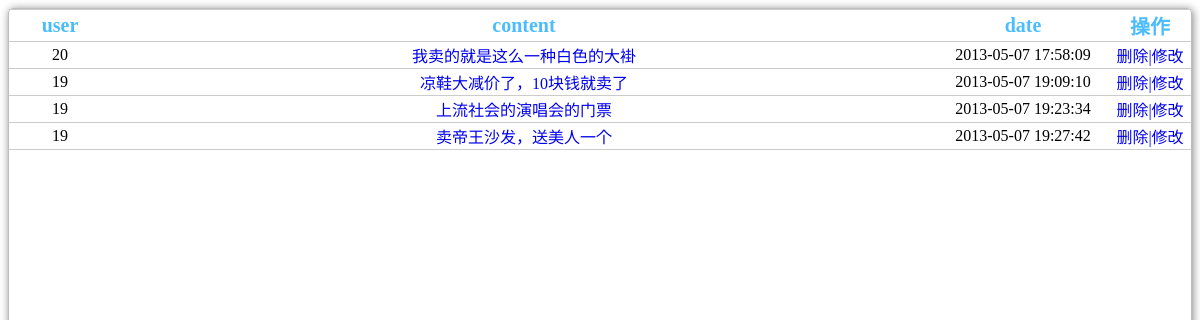
The app's page /edian/index.php/bg/home/artlist, older data.
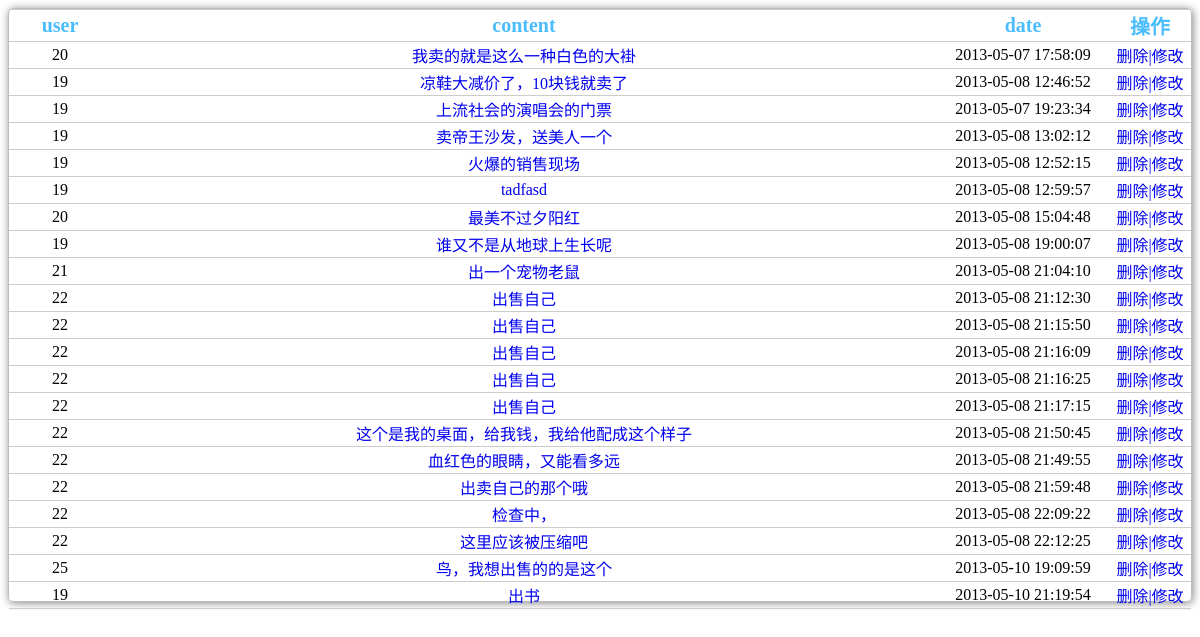
The same page, newer data.
### tables this page shows
CREATE TABLE `art` (
  `art_id` int(11) NOT NULL AUTO_INCREMENT,
  `title` varchar(150) DEFAULT NULL,
  `content` text NOT NULL,
  `part_id` int(3) DEFAULT NULL,
  `time` datetime DEFAULT NULL,
  `author_id` int(11) DEFAULT NULL,
  `value` int(11) NOT NULL DEFAULT '0',
  `visitor_num` smallint(5) unsigned NOT NULL DEFAULT '0',
  `comment_num` smallint(5) unsigned NOT NULL DEFAULT '0',
  `new` tinyint(4) NOT NULL DEFAULT '0',
  `commer` int(10) unsigned NOT NULL DEFAULT '0',
  `price` mediumint(8) unsigned DEFAULT NULL,
  `img` char(25) NOT NULL DEFAULT 'edianlogo.jpg',
  PRIMARY KEY (`art_id`),
  KEY `art_title` (`title`),
  KEY `user_id` (`author_id`),
  KEY `value` (`value`),
  KEY `author_id` (`author_id`),
  KEY `title` (`title`),
  KEY `price` (`price`)
);

### edian/application/controllers/bg/home.php (called while the page is built, shortened)
<?php
		class Home extends Ci_Controller{
				function __construct()				{
						$this->load->model("bghome");
				}
				function artlist(){
						$data['title']="文章列表";
						$data['allart']=$this->bghome->artlist_all();
						$this->load->view("m-bg-artlist2",$data);
				}
		}
?>

### edian/index.php (called while the page is built, shortened)
<?php
require_once BASEPATH.'core/CodeIgniter.php';

### edian/application/models/bghome.php (called while the page is built, shortened)
<?php
class Bghome extends Ci_Model{
		function artlist_all(){
				$res=$this->db->query("select time,author_id,title,art_id from art ");
				return $res->result();
		}
}
?>

### edian/application/views/m-bg-artlist2.php (the view, shortened to what this page needs)
<!doctype html>
<html>
	<head>
		<link rel="stylesheet" type="text/css" href="<?=base_url("common_content.css")?>">
	</head>
	<body>
				<table cellspacing="0" class="mail-box">
						<tr>
							<th class="user">user</th>
							<th class="tm">content</th>
							<th class="date">date</th>
							<th class="action">操作</th>
						</tr>
					<?php foreach($allart as $temp):?>
						<tr>
								<td class="user"><?php echo $temp->author_id?></td>
								<td class="tm"><a href="<?=site_url("bg/home/artshow/$temp->art_id")?>"><?php echo $temp->title?></a></td>
							  <td class="date"><?php echo $temp->time ?></td>
								<td class="action"><a href="<?=site_url("bg/home/artdelete/$temp->art_id")?>">删除</a><a href="<?=site_url("bg/home/artchange/$temp->art_id")?>">|修改</a></td>
					</tr>
				<?php endforeach?>
				</table>
	</body>
</html>

Row changes from the older to the newer data that the page shows:
changed art "凉鞋大减价了，10块钱就卖了": time "2013-05-07 19:09:10" → "2013-05-08 12:46:52"
changed art "卖帝王沙发，送美人一个": time "2013-05-07 19:27:42" → "2013-05-08 13:02:12"
added art: author "19", title "火爆的销售现场", time "2013-05-08 12:52:15"
added art: author "19", title "tadfasd", time "2013-05-08 12:59:57"
added art: author "20", title "最美不过夕阳红", time "2013-05-08 15:04:48"
added art: author "19", title "谁又不是从地球上生长呢", time "2013-05-08 19:00:07"
added art: author "21", title "出一个宠物老鼠", time "2013-05-08 21:04:10"
added art: author "22", title "出售自己", time "2013-05-08 21:12:30"
added art: author "22", title "出售自己", time "2013-05-08 21:15:50"
added art: author "22", title "出售自己", time "2013-05-08 21:16:09"
added art: author "22", title "出售自己", time "2013-05-08 21:16:25"
added art: author "22", title "出售自己", time "2013-05-08 21:17:15"
added art: author "22", title "这个是我的桌面，给我钱，我给他配成这个样子", time "2013-05-08 21:50:45"
added art: author "22", title "血红色的眼睛，又能看多远", time "2013-05-08 21:49:55"
added art: author "22", title "出卖自己的那个哦", time "2013-05-08 21:59:48"
added art: author "22", title "检查中，", time "2013-05-08 22:09:22"
added art: author "22", title "这里应该被压缩吧", time "2013-05-08 22:12:25"
added art: author "25", title "鸟，我想出售的的是这个", time "2013-05-10 19:09:59"
added art: author "19", title "出书", time "2013-05-10 21:19:54"
